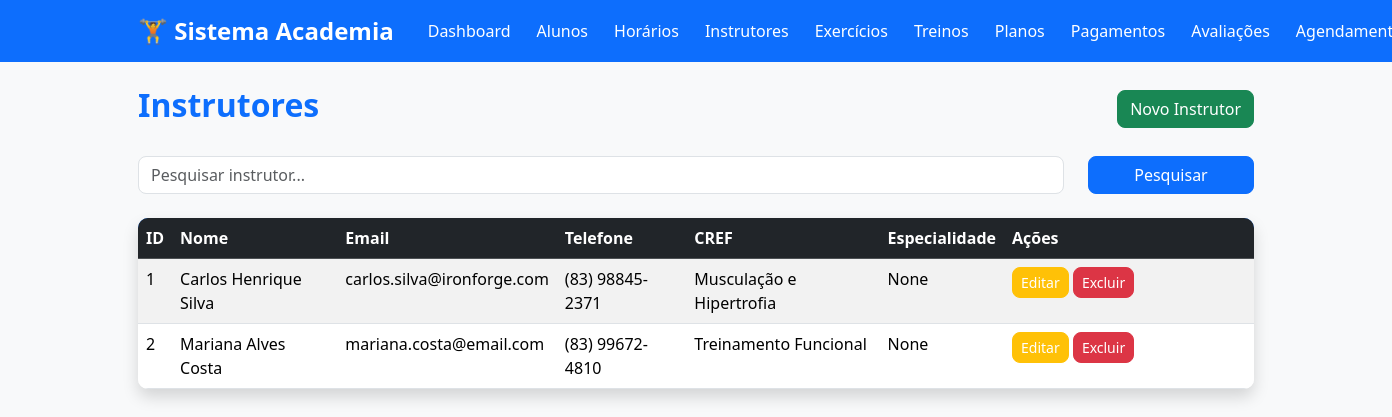
Page /instrutores (signed in) on the earlier database version.
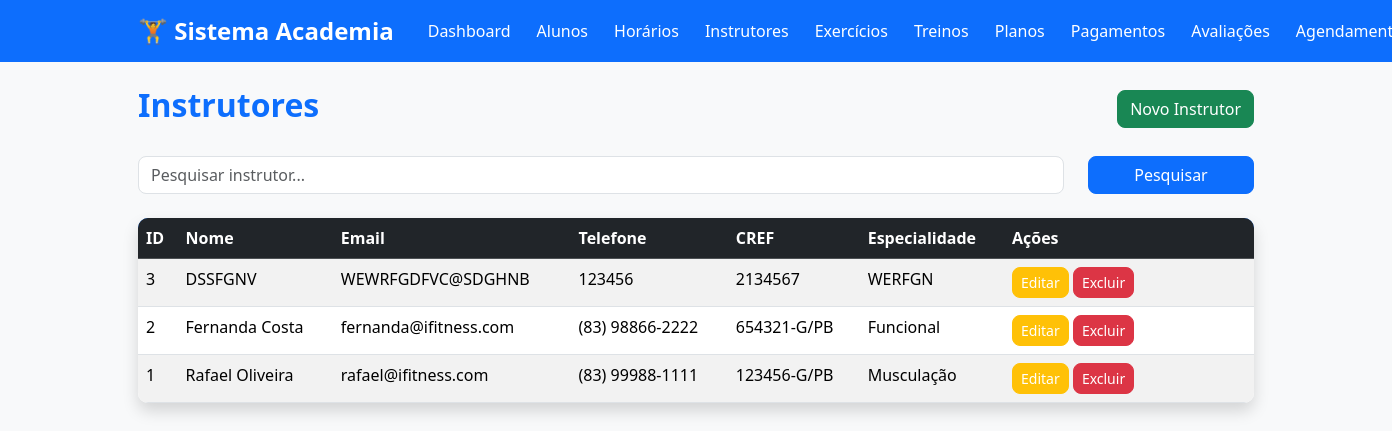
Same page on the later database version.
### tables this page shows
CREATE TABLE instrutores (
        id INTEGER PRIMARY KEY AUTOINCREMENT,
        nome TEXT NOT NULL,
        email TEXT NOT NULL UNIQUE,
        telefone TEXT,
        cref TEXT NOT NULL UNIQUE,
        especialidade TEXT
    );

### app.py (the view)
@app.route("/instrutores")
@login_required
def listar_instrutores():
    instrutores = database.listar_instrutores()
    return render_template(
        "instrutores/listar.html",
        instrutores=instrutores
    )

### app.py (called while the page is built)
def login_required(func):
    @wraps(func)
    def wrapper(*args, **kwargs):
        if "usuario" not in session:
            flash(
                "Faça login para acessar o sistema.",
                "warning"
            )
            return redirect(url_for("login"))
        return func(*args, **kwargs)
    return wrapper

### database.py (called while the page is built)
def conectar():
    conexao = sqlite3.connect(DB_PATH)
    conexao.row_factory = sqlite3.Row
    conexao.execute("PRAGMA foreign_keys = ON")
    return conexao

def executar(sql, parametros=(), fetch=False, fetchone=False):
    conexao = conectar()
    try:
        cursor = conexao.cursor()
        cursor.execute(sql, parametros)
        conexao.commit()
        if fetchone:
            return cursor.fetchone()
        if fetch:
            return cursor.fetchall()
        return True
    except sqlite3.Error as erro:
        print(f"Erro no banco de dados: {erro}")
        return None
    finally:
        conexao.close()

def listar_instrutores():
    sql = """
        SELECT *
        FROM instrutores
        ORDER BY nome
    """
    return executar(sql, fetch=True)

### templates/instrutores/listar.html
{% extends "base.html" %}
{% block conteudo %}
<div class="d-flex justify-content-between align-items-center mb-4">
    <h2>Instrutores</h2>
    <a href="{{ url_for('novo_instrutor') }}" class="btn btn-success">
        Novo Instrutor
    </a>
</div>
<form method="GET"
      action="{{ url_for('listar_instrutores') }}"
      class="row mb-4">
    <div class="col-md-10">
        <input
            type="text"
            class="form-control"
            name="q"
            placeholder="Pesquisar instrutor..."
            value="{{ pesquisa if pesquisa else '' }}">
    </div>
    <div class="col-md-2 d-grid">
        <button class="btn btn-primary">
            Pesquisar
        </button>
    </div>
</form>
<table class="table table-striped table-hover shadow">
    <thead class="table-dark">
        <tr>
            <th>ID</th>
            <th>Nome</th>
            <th>Email</th>
            <th>Telefone</th>
            <th>CREF</th>
            <th>Especialidade</th>
            <th width="250">Ações</th>
        </tr>
    </thead>
    <tbody>
        {% if instrutores %}
            {% for instrutor in instrutores %}
            <tr>
                <td>{{ instrutor.id }}</td>
                <td>{{ instrutor.nome }}</td>
                <td>{{ instrutor.email }}</td>
                <td>{{ instrutor.telefone }}</td>
                <td>{{ instrutor.cref }}</td>
                <td>{{ instrutor.especialidade }}</td>
                <td>
                    <a
                        href="{{ url_for('editar_instrutor', id=instrutor.id) }}"
                        class="btn btn-warning btn-sm">
                        Editar
                    </a>
                    <a
                        href="{{ url_for('excluir_instrutor', id=instrutor.id) }}"
                        class="btn btn-danger btn-sm"
                        onclick="return confirm('Deseja realmente excluir este instrutor?')">
                        Excluir
                    </a>
                </td>
            </tr>
            {% endfor %}
        {% else %}
            <tr>
                <td colspan="7" class="text-center">
                    Nenhum instrutor cadastrado.
                </td>
            </tr>
        {% endif %}
    </tbody>
</table>
{% endblock %}

Differences in the rows shown:
added instrutores: id "3", nome "DSSFGNV", email "WEWRFGDFVC@SDGHNB", telefone "123456", cref "2134567", especialidade "WERFGN"
changed instrutores id 2: nome "Mariana Alves Costa" → "Fernanda Costa"; email "mariana.costa@email.com" → "fernanda@ifitness.com"; telefone "(83) 99672-4810" → "(83) 98866-2222"; cref "Treinamento Funcional" → "654321-G/PB"; especialidade "None" → "Funcional"; moves up the list
changed instrutores id 1: nome "Carlos Henrique Silva" → "Rafael Oliveira"; email "carlos.silva@ironforge.com" → "rafael@ifitness.com"; telefone "(83) 98845-2371" → "(83) 99988-1111"; cref "Musculação e Hipertrofia" → "123456-G/PB"; especialidade "None" → "Musculação"
